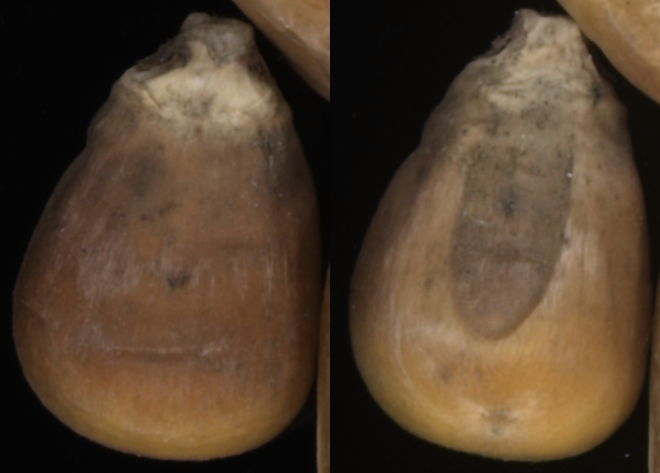
#> input picture data/sample/maize_sample_01.png, 660 x 473 px; its folder holds only this picture in this run
$ python -i preprocessing.py   (imports and definitions only)
#> lines starting #> are read from the running program, lines starting #| are printed output that depends on the picture
from __future__ import annotations

from collections import deque
from dataclasses import dataclass
from pathlib import Path
from typing import Any

import numpy as np
from PIL import Image, ImageOps

from src.vision.image_quality import VisualQuality, assess_visual_quality


ImageInput = str | Path | Image.Image
BBox = tuple[int, int, int, int]


@dataclass(frozen=True)
class PreprocessingConfig:
    """Configuration for deterministic automatic seed cropping."""

    output_size: int = 224
    bbox_expansion_ratio: float = 0.12
    adaptive_window_ratio: float = 0.08
    min_component_area_ratio: float = 0.01
    max_component_count: int = 30
    min_object_side_pixels: int = 8
    morphology_iterations: int = 1

    def __post_init__(self) -> None:
        if not 0.08 <= self.bbox_expansion_ratio <= 0.15:
            raise ValueError("bbox_expansion_ratio debe estar entre 0.08 y 0.15.")
        if self.output_size <= 0:
            raise ValueError("output_size debe ser positivo.")


@dataclass(frozen=True)
class Component:
    """Connected foreground component."""

    label: int
    area: int
    bbox: BBox


@dataclass(frozen=True)
class PreprocessingResult:
    """Original, crop, mask and quality output from automatic preprocessing."""

    original: Image.Image
    crop: Image.Image
    mask: Image.Image
    bbox: BBox | None
    component_count: int
    used_fallback: bool
    fallback_reason: str | None
    quality: VisualQuality

    # [9 lines left out: function to_metadata, not called in this run]


def preprocess_image(
    image: ImageInput,
    config: PreprocessingConfig | None = None,
    *,
    compute_quality: bool = True,
) -> PreprocessingResult:
    """Correct orientation, segment a candidate object and produce a safe crop."""
    active_config = config or PreprocessingConfig()
    original = load_oriented_rgb_image(image)
    if original.width <= 0 or original.height <= 0:
        return _fallback_result(
            original=Image.new("RGB", (active_config.output_size, active_config.output_size), "white"),
            mask=Image.new("L", (active_config.output_size, active_config.output_size), 0),
            config=active_config,
            reason="invalid_dimensions",
            component_count=0,
            compute_quality=compute_quality,
        )

    mask_array = detect_candidate_mask(original, active_config)
    components = connected_components(mask_array)
    significant = significant_components(
        components,
        image_size=original.size,
        min_area_ratio=active_config.min_component_area_ratio,
    )
    component_count = len(significant)
    mask_image = mask_to_image(mask_array)

    if not significant:
        return _fallback_result(
            original=original,
            mask=mask_image,
            config=active_config,
            reason="no_object_detected",
            component_count=component_count,
            compute_quality=compute_quality,
        )
    if component_count > active_config.max_component_count:
        return _fallback_result(
            original=original,
            mask=mask_image,
            config=active_config,
            reason="too_many_components",
            component_count=component_count,
            compute_quality=compute_quality,
        )

    component = max(significant, key=lambda item: item.area)
    if object_too_small(component, original.size, active_config):
        return _fallback_result(
            original=original,
            mask=mask_image,
            config=active_config,
            reason="object_too_small",
            component_count=component_count,
            compute_quality=compute_quality,
        )

    crop, crop_mask, crop_bbox = crop_square_with_padding(
        original=original,
        mask=mask_image,
        bbox=component.bbox,
        config=active_config,
    )
    if crop.width != active_config.output_size or crop.height != active_config.output_size:
        return _fallback_result(
            original=original,
            mask=mask_image,
            config=active_config,
            reason="invalid_crop",
            component_count=component_count,
            compute_quality=compute_quality,
        )

    quality = (
        assess_visual_quality(
            image=crop,
            mask=crop_mask,
            component_count=component_count,
            used_fallback=False,
        )
        if compute_quality
        else _skipped_quality(component_count=component_count)
    )
    return PreprocessingResult(
        original=original,
        crop=crop,
        mask=crop_mask,
        bbox=crop_bbox,
        component_count=component_count,
        used_fallback=False,
        fallback_reason=None,
        quality=quality,
    )


def load_oriented_rgb_image(image: ImageInput) -> Image.Image:
    """Load an image, apply EXIF orientation and return RGB pixels."""
    if isinstance(image, Image.Image):
        return ImageOps.exif_transpose(image).convert("RGB")
    with Image.open(Path(image)) as opened:
        return ImageOps.exif_transpose(opened).convert("RGB")


# [298 lines left out: functions detect_candidate_mask, connected_components, flood_component, significant_components, object_too_small, crop_square_with_padding and 13 more, not called in this run]


def close_binary(mask: np.ndarray, iterations: int = 1) -> np.ndarray:
    """Close small gaps in a binary mask."""
    return erode_binary(dilate_binary(mask, iterations), iterations)


def open_binary(mask: np.ndarray, iterations: int = 1) -> np.ndarray:
    """Remove isolated binary mask noise."""
    return dilate_binary(erode_binary(mask, iterations), iterations)


def mask_to_image(mask: np.ndarray) -> Image.Image:
    """Convert a binary mask to an 8-bit PIL image."""
    return Image.fromarray((mask.astype(np.uint8) * 255), mode="L")


# [52 lines left out: functions _fallback_result, _skipped_quality, not called in this run]

>>> import cv2
>>> picture = cv2.imread('../../data/sample/maize_sample_01.png', cv2.IMREAD_GRAYSCALE)
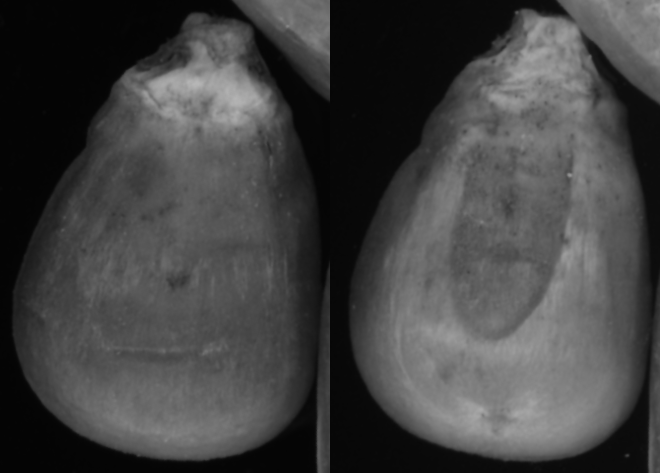
#> picture: shape (473, 660); min 4, max 182, mean 66.2
>>> result = preprocess_image(picture)
#> (the run stopped early here; a loop or call above may not have finished)

$ run again, on data/sample/maize_sample_02.png
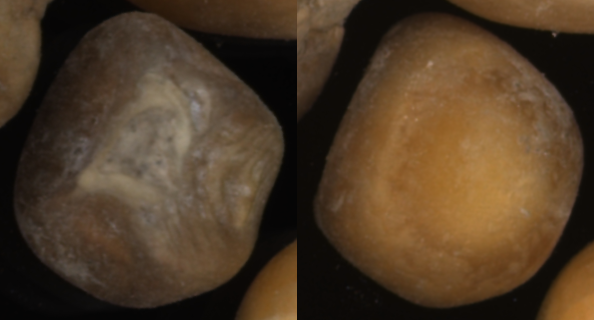
#> input picture data/sample/maize_sample_02.png, 594 x 320 px
#> `picture = cv2.imread('../../data/sample/maize_sample_01.png', cv2.IMRE..`:
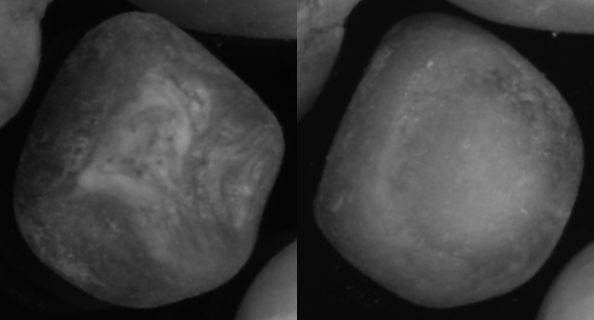
#> picture: shape (320, 594); min 4, max 148, mean 61.6

$ run again, on data/sample/maize_sample_03.png
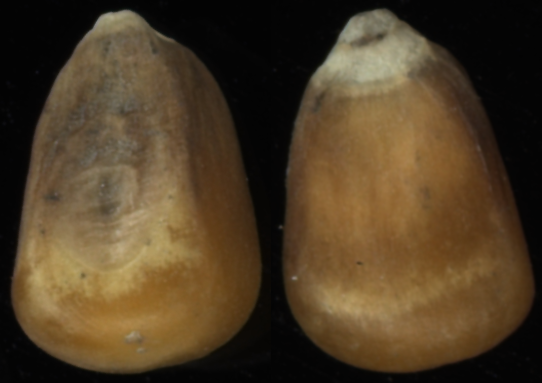
#> input picture data/sample/maize_sample_03.png, 542 x 383 px
#> `picture = cv2.imread('../../data/sample/maize_sample_01.png', cv2.IMRE..`:
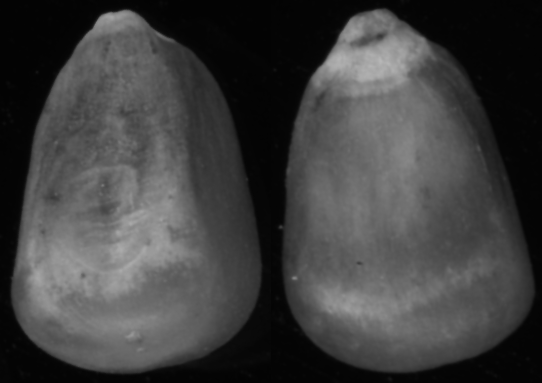
#> picture: shape (383, 542); min 3, max 183, mean 63.4

$ run again, on data/sample/maize_sample_04.png
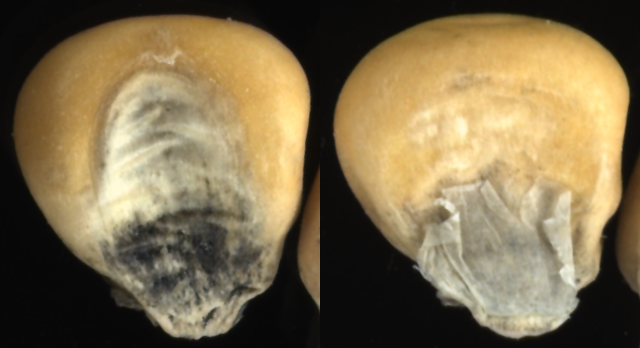
#> input picture data/sample/maize_sample_04.png, 640 x 348 px
#> `picture = cv2.imread('../../data/sample/maize_sample_01.png', cv2.IMRE..`:
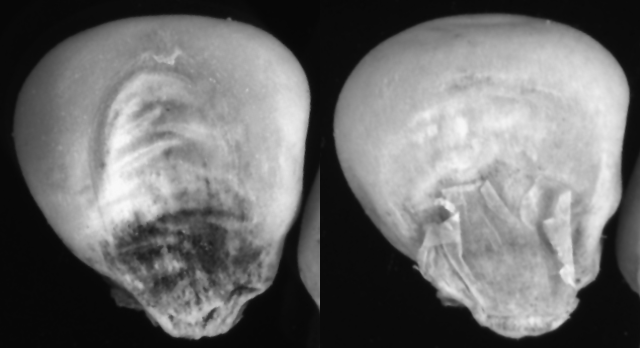
#> picture: shape (348, 640); min 6, max 248, mean 109.2
